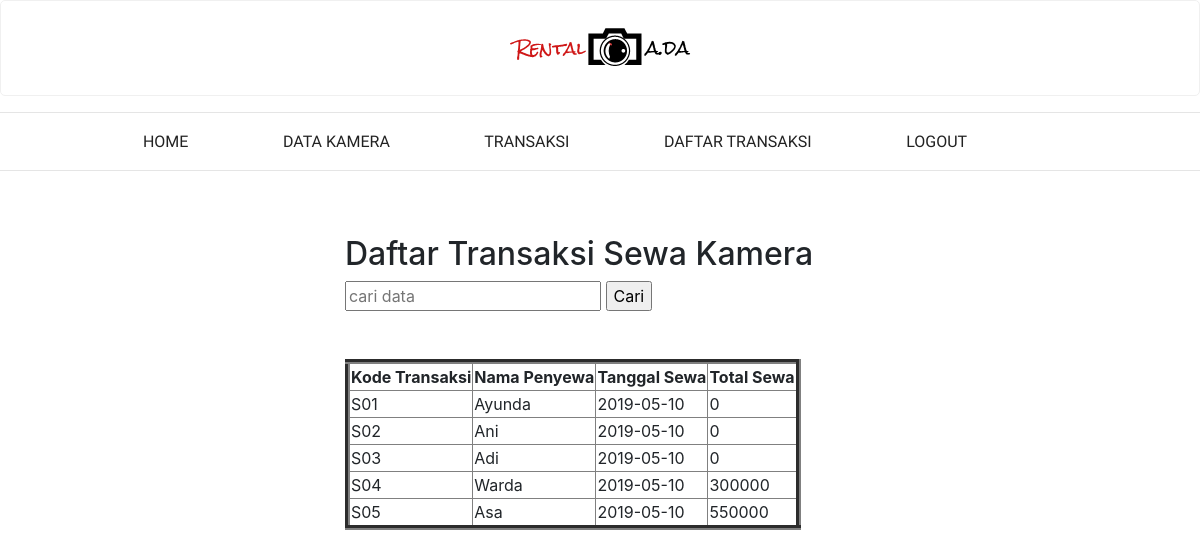
/daftar_transaksi.php, run on the app's committed database.
### tables this page shows
CREATE TABLE `tbl_penjualan` (
  `kode_sewa` varchar(15) NOT NULL,
  `kode_admin` varchar(15) NOT NULL,
  `tgl_sewa` date NOT NULL,
  `nama_penyewa` varchar(35) NOT NULL,
  `alamat` varchar(50) NOT NULL,
  `telpon` varchar(15) NOT NULL,
  `total` int(11) NOT NULL,
  `bayar` int(11) NOT NULL,
  `kembali` int(11) NOT NULL
);

### daftar_transaksi.php (the view, shortened to what this page needs)
<!DOCTYPE html>
<html>
<head>
	<link rel="stylesheet" type="text/css" href="css/css.css">
	<link rel="stylesheet" type="text/css" href="css/bootstrap.css">
</head>
<body>
<div class="head">
	<header>
	<div class="logo">
		<img src="logo.png">
	</div>
	</header>
	<nav class="menu1">
			<hr>
            <p align="center">
            <a href="index.php">HOME</a>
            <a href="data_kamera.php">DATA KAMERA</a>
			<a href="transaksi.php">TRANSAKSI</a>
			<a href="daftar_transaksi.php">DAFTAR TRANSAKSI</a>
			<a href="login.php">LOGOUT</a>
            <hr>
            </p>
</nav>
<br><br>
<div class="container">
		<h2 style="margin-left:300px;">Daftar Transaksi Sewa Kamera</h2>
		<form action="daftar_transaksi.php" method="post">
			<input type="text" name="txtcari" style="margin-left:300px;" placeholder="cari data" />
			<input type="submit" name="pencarian" value="Cari"/>
		</form>
		<br><br>
		<?php
			include 'conn.php';
			echo "<table border='5px' style='margin-left:300px;'>
					<tr>
						<th>Kode Transaksi</th>
						<th>Nama Penyewa</th>
						<th>Tanggal Sewa</th>
						<th>Total Sewa</th>
					</tr>";
			$pencarian_Transaksi = isset($_POST['txtcari'])? $_POST['txtcari']:"";
			$tampil = mysqli_query($conn, "SELECT kode_sewa,
														nama_penyewa,
														tgl_sewa,
														total
													FROM tbl_penjualan
													WHERE kode_sewa like '%$pencarian_Transaksi%' or nama_penyewa like '%$pencarian_Transaksi%'");
			while ($r =  mysqli_fetch_array($tampil)) {
				echo "<tr>
						<td>$r[kode_sewa]</td>
						<td>$r[nama_penyewa]</td>
						<td>$r[tgl_sewa]</td>
						<td>$r[total]</td>
					</tr>";
			}
			echo "</table>";
		?>
		</div>
		</div>
	</body>
</html>

### css/css.css (style rules this page uses)
body { background-repeat: no-repeat; background-size: cover; font-size:16px; color:#444; }
.logo { text-align:center; }
header { background-color: white; padding: 20px 10px; border-radius: 5px; border: 1px solid #f0f0f0; margin-bottom: 10px; }
nav.menu1 a { font-family: 'Fira Sans Condensed', sans-serif; font-size: 12pt; padding-right: 90px; color: #222; text-decoration: none; }

### data on the page
tbl_penjualan: kode_sewa "S01", nama_penyewa "Ayunda", tgl_sewa "2019-05-10", total "0"
tbl_penjualan: kode_sewa "S02", nama_penyewa "Ani", tgl_sewa "2019-05-10", total "0"
tbl_penjualan: kode_sewa "S03", nama_penyewa "Adi", tgl_sewa "2019-05-10", total "0"
tbl_penjualan: kode_sewa "S04", nama_penyewa "Warda", tgl_sewa "2019-05-10", total "300000"
tbl_penjualan: kode_sewa "S05", nama_penyewa "Asa", tgl_sewa "2019-05-10", total "550000"
